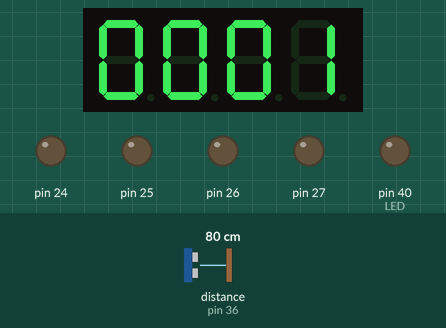
A sketch run on a simulated Arduino Mega 2560, built with avr-gcc and run on an emulated ATmega2560. Shown: 4-digit seven-segment display, output pins drawn as LEDs (lit = HIGH). The test bench sets the inputs (shaded band); at power-on: distance to the obstacle (sensor on pin 36) 80 cm.

Above: at 1.8 s.
1.9 s: distance to the obstacle (sensor on pin 36) set to 2 cm
At 2.9 s:
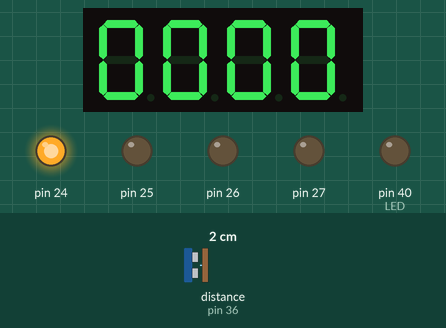
At 6.9 s:
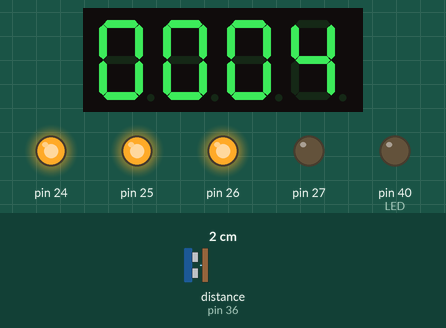
8.8 s: distance to the obstacle (sensor on pin 36) set to 9 cm
At 13.0 s:
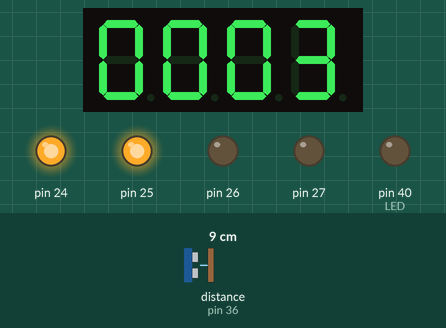
Timing chart, 0 to 18.7 s (numbered marks = the images above; inputs shaded):
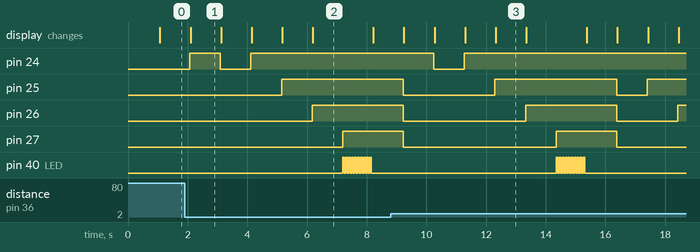

The sketch:

PedestrianPrevent.ino
```cpp
#include <TM1637.h>
#include "Ultrasonic.h"
/* Global Variables  */
int distance = 0;
int prevDist = 0;
int8_t bits[4] = {0};
int timeout = 0;
int dispNum = 0;

/* Pin setup for display and Ultrasonic Sensor */
TM1637 slcd(38, 37);
Ultrasonic ultrasonic(36);

void setup()
{
  pinMode(24, OUTPUT);
  pinMode(25, OUTPUT);
  pinMode(26, OUTPUT);
  pinMode(27, OUTPUT);
  pinMode(40, OUTPUT);      /* Sets output pin for LED(s)/Speaker */
  slcd.init();              /* Initalize display and uses standard brightness level */
  slcd.set(BRIGHT_TYPICAL);
}
void loop()
{
  if (timeout == 4) {
    digitalWrite(24, HIGH);
    digitalWrite(25, HIGH);
    digitalWrite(26, HIGH);
    digitalWrite(27, HIGH);
  }

  if (timeout == 3) {
    digitalWrite(24, HIGH);
    digitalWrite(25, HIGH);
    digitalWrite(26, HIGH);
    digitalWrite(27, LOW);
  }

  if (timeout == 2) {
    digitalWrite(24, HIGH);
    digitalWrite(25, HIGH);
    digitalWrite(26, LOW);
    digitalWrite(27, LOW);
  }

  if (timeout == 1) {
    digitalWrite(24, HIGH);
    digitalWrite(25, LOW);
    digitalWrite(26, LOW);
    digitalWrite(27, LOW);
  }

  if (timeout == 0) {
    digitalWrite(24, LOW);
    digitalWrite(25, LOW);
    digitalWrite(26, LOW);
    digitalWrite(27, LOW);
  }

  /* The distance the Ultrasonic sensor measures in cm; Approx. goes from 530 cm to 0 cm */
  distance = ultrasonic.MeasureInCentimeters();
  /* Once timeout is high enough, alarms sound */
  if (timeout > 3) {
    for (int i = 0; i < 10; i++) {
      digitalWrite(40, HIGH);
      delay(50);
      digitalWrite(40, LOW);
      delay(50);

    }
    timeout = 0;
  }
  /* Checks for delta dist. over 1 second; if it is less than 4 the timeout goes up */
  if (distance < 500 && abs(prevDist - distance) < 5) {
    timeout = timeout + 1;
  }
  else if (abs(prevDist - distance) > 5 && distance < 500 && timeout > 0) {
      timeout = timeout - 1;
  }
  /* Reduces timeout to account for people slowing down, then speeding up. Avoids many false alarms */

  /* Displays distance on screen. Mostly for testing purposes */
  memset(bits, 0, 4);
  dispNum = timeout;
  for (int i = 3; i >= 0; i--) {
    bits[i] = dispNum % 10;
    dispNum = dispNum / 10;
    slcd.display(i, bits[i]);
  }

  prevDist = distance; /* Assign previous distance to variable to calculate speed in the next loop */
  delay(1000); /* 1 second wait. Results in speed being in centimeters per second */
}
```

Measured:
- after the input at 8.8 s, pin 24: HIGH → LOW after 1.4 s, → HIGH 1.0 s later
- what the display in image 1 shows lasts 1.0 s, from 2.1 s to 3.1 s
